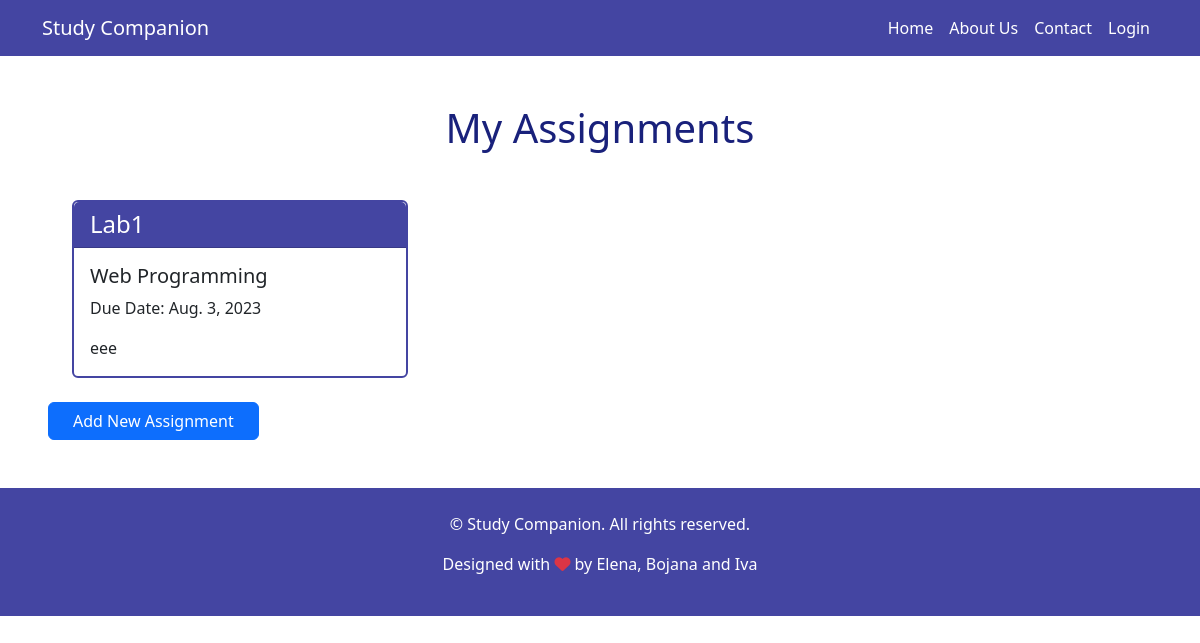
Page /assignments/ on the earlier database version.
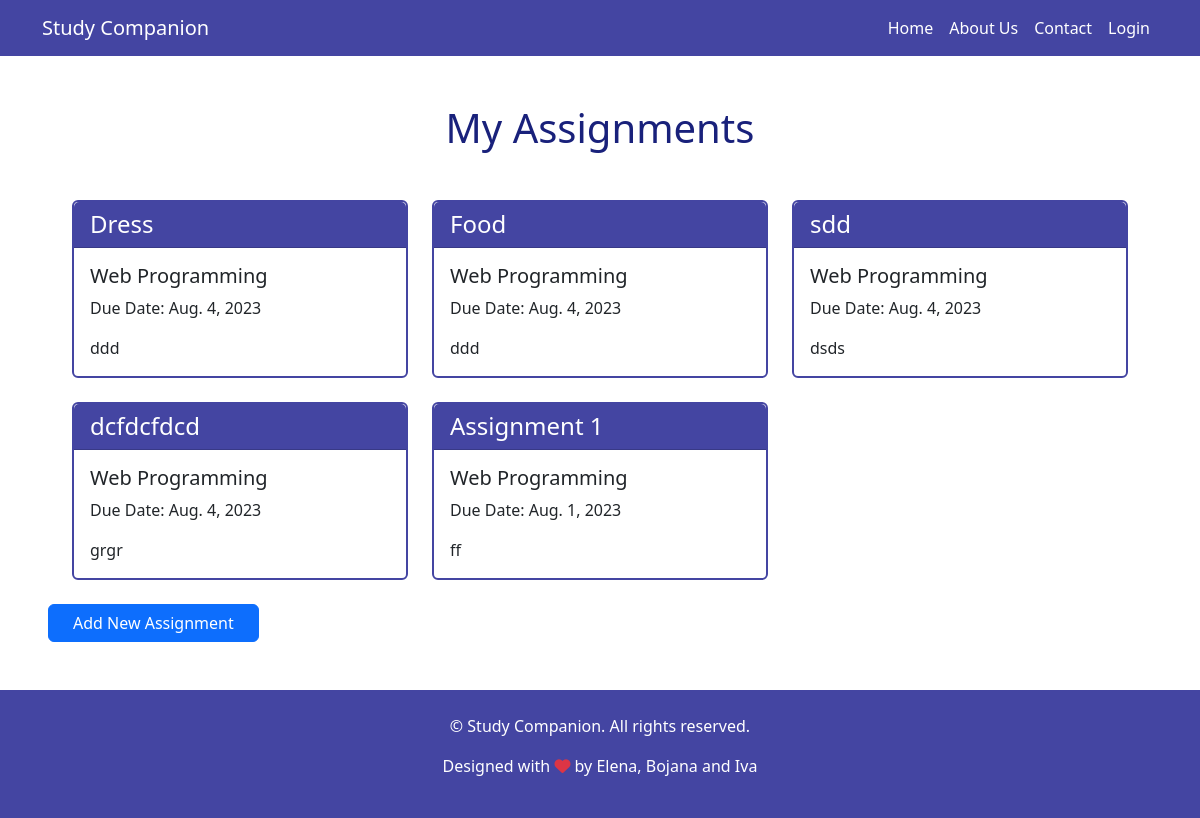
Same page on the later database version.
### app/models.py (models this page shows, shortened)
class Assignment(models.Model):
    PROGRESS_CHOICES = [(i, str(i)) for i in range(11)]
    name = models.CharField(max_length=200)
    course = models.ForeignKey(Course, on_delete=models.CASCADE)
    user = models.ForeignKey(CustomUser, on_delete=models.CASCADE)
    description = models.TextField()
    progress = models.IntegerField(choices=PROGRESS_CHOICES, default=0)
    due_date = models.DateField(default=datetime.now() + timedelta(days=7))

class Course(models.Model):
    name = models.CharField(max_length=100)
    def __str__(self):
        return f"{self.name}"

### app/views.py (the view)
# urls.py: path('assignments/', views.assignments_all, name='assignments'),
def assignments_all(request):
    queryset = Assignment.objects.all()
    context = {"assignments": queryset}
    return render(request, "assignments.html", context=context)

### templates/assignments.html
{% extends "base.html" %}
{% block content %}
    <div class="text-center my-5">
        <h1 class="primary-text"> My Assignments </h1>
    </div>
    <div class="mx-5 px-4">
        <div class="row">
            {% for assignment in assignments %}
                <div class="col-md-4 mb-4">
                    <div class="card navcolor-border">
                        <h4 class="card-header navcolor text-white">{{ assignment.name }}</h4>
                        <div class="card-body">
                            <h5 class="card-title">{{ assignment.course }}</h5>
                            <p class="card-text">Due Date: {{ assignment.due_date }}</p>
                            <p class="card-text">{{ assignment.description }}</p>
                        </div>
                    </div>
                </div>
            {% endfor %}
        </div>
    </div>
    <a href="{% url 'add_assignment_task' %}" class="btn btn-primary mx-5 px-4">Add New Assignment</a>
{% endblock %}

### templates/base.html (shortened to what this page needs)
<!DOCTYPE html>
<html>
<head>
    <link rel="stylesheet" href="https://stackpath.bootstrapcdn.com/bootstrap/4.5.2/css/bootstrap.min.css">
    <link rel="stylesheet" href="https://cdnjs.cloudflare.com/ajax/libs/font-awesome/6.0.0-beta3/css/all.min.css">
    <link rel="stylesheet" href="https://cdn.jsdelivr.net/npm/bootstrap@5.3.0-alpha1/dist/css/bootstrap.min.css">
    <link rel="stylesheet" href="https://cdn.jsdelivr.net/npm/flatpickr@4.6.9/dist/flatpickr.min.css">
</head>
</head>
<body>
<nav class="navbar navbar-expand-lg navcolor text-white">
    <div class="container">
        <a class="navbar-brand text-white" href="/">Study Companion</a>
        <div class="collapse navbar-collapse" id="navbarNav">
            <ul class="navbar-nav ml-auto">
                <li class="nav-item">
                    <a class="nav-link" href="/">Home</a>
                </li>
                {% if user.is_authenticated %}
                    <li class="nav-item">
                        <a class="nav-link" href="/assignments/">Assignments</a>
                    </li>
                    <li class="nav-item">
                        <a class="nav-link" href="/group-study/">Group Study</a>
                    </li>
                    <li class="nav-item">
                        <a class="nav-link" href="/reminders/">Reminders</a>
                    </li>
                    <li class="nav-item">
                        <a class="nav-link" href="/admin/">{{ user.username }}</a>
                    </li>
                    <li class="nav-item">
                        <a class="nav-link" href="/logout/">Logout</a>
                    </li>
                {% else %}
                    <li class="nav-item">
                        <a class="nav-link" href="/about/">About Us</a>
                    </li>
                    <li class="nav-item">
                        <a class="nav-link" href="/contact/">Contact</a>
                    </li>
                    <li class="nav-item">
                        <a class="nav-link" href="/login/">Login</a>
                    </li>
                {% endif %}
            </ul>
        </div>
    </div>
</nav>
<div class="mt-4">
    {% block content %}
    {% endblock %}
</div>
<footer class="navcolor text-white text-center py-4 mt-5">
    <div class="container">
        <p>&copy; {{ year }} Study Companion. All rights reserved.</p>
        <p>Designed with <i class="fas fa-heart text-danger"></i> by Elena, Bojana and Iva</p>
    </div>
</footer>
</body>
</html>

### templates/base.html (style rules this page uses)
.navcolor { background-color: #4445a2; }
.navbar .nav-link { color: white; }
.navcolor-border { border: 2px solid #4445a2; }
.primary-text { color: #19217BFF; }

Differences in the rows shown:
changed Assignment: name "Lab1" → "Dress"; due_date "Aug. 3, 2023" → "Aug. 4, 2023"; description "eee" → "ddd"
added Assignment: name "Food", course "Web Programming", due_date "Aug. 4, 2023", description "ddd"
added Assignment: name "sdd", course "Web Programming", due_date "Aug. 4, 2023", description "dsds"
added Assignment: name "dcfdcfdcd", course "Web Programming", due_date "Aug. 4, 2023", description "grgr"
added Assignment: name "Assignment 1", course "Web Programming", due_date "Aug. 1, 2023", description "ff"
